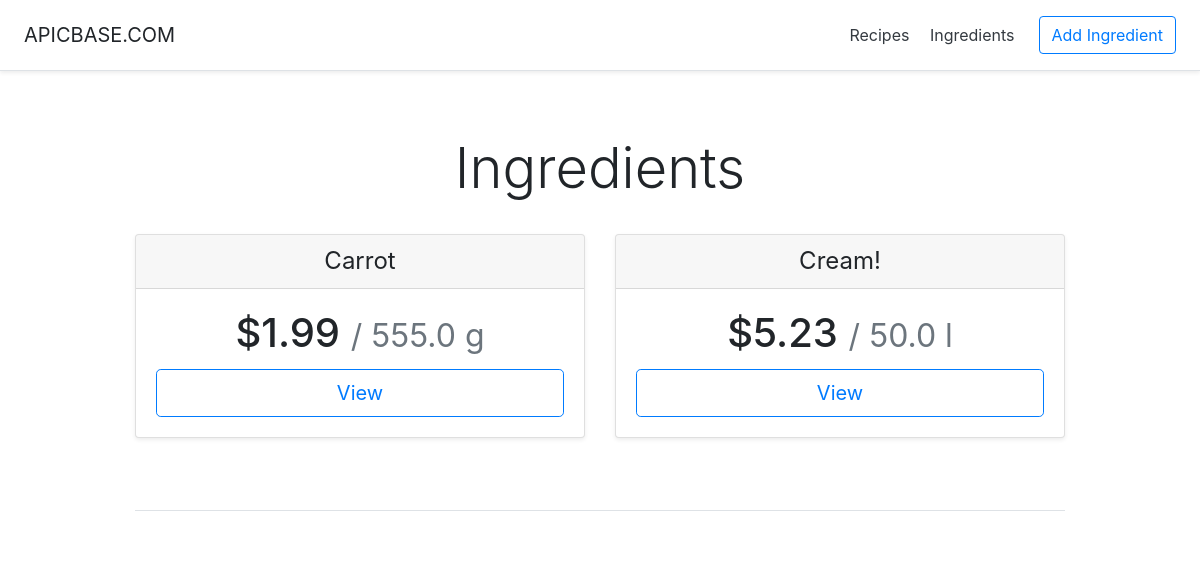
Page /recipeManager/ingredients/ on the earlier database version.
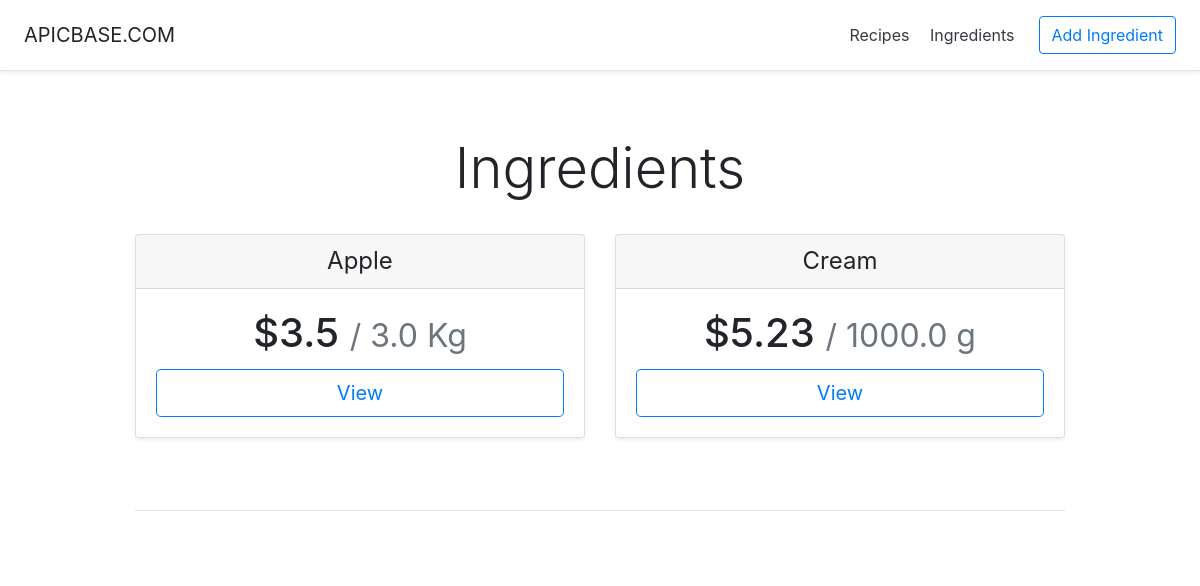
Same page on the later database version.
### recipeManager/models.py (models this page shows, shortened)
class Ingredient(models.Model):
    id = models.AutoField(primary_key=True)
    name = models.CharField(max_length=200)
    cost = models.FloatField()
    amount = models.FloatField()
    GRAMS='g'
    KILOGRAMS='Kg'
    CENTILITER='cl'
    LITER='l'
    UNIT_CHOICES = (
        (GRAMS, 'Grams'),
        (KILOGRAMS, 'Kilograms'),
        (CENTILITER, 'Centiliter'),
        (LITER, 'Liter')
    )
    unit = models.CharField(
        max_length=2,
        choices=UNIT_CHOICES,
        default=GRAMS,
    )

### recipeManager/views.py (the view)
# urls.py: path('ingredients/', views.IngredientsView.as_view(), name='ingredients'),
class IngredientsView(generic.ListView):
    template_name = 'recipeManager/ingredients.html'
    context_object_name = 'ingredients_list'
    def get_queryset(self):
        return Ingredient.objects.all()

### recipeManager/templates/recipeManager/ingredients.html (shortened to what this page needs)
<!DOCTYPE html>
<html lang="en"><head><meta http-equiv="Content-Type" content="text/html; charset=UTF-8">
    {% load static %}
    <link href="{%static 'recipeManager/bootstrap.min.css'%}" rel="stylesheet">
    {% load static %}
    <link href="{% static 'recipeManager/pricing.css' %}" rel="stylesheet">
  </head>
  <body>
    <div class="d-flex flex-column flex-md-row align-items-center p-3 px-md-4 mb-3 bg-white border-bottom shadow-sm">
  <h5 class="my-0 mr-md-auto font-weight-normal">APICBASE.COM</h5>
  <nav class="my-2 my-md-0 mr-md-3">
    <a class="p-2 text-dark" href="{% url 'recipeManager:index' %}">Recipes</a>
    <a class="p-2 text-dark" href="{% url 'recipeManager:ingredients' %}">Ingredients</a>
  </nav>
  <a class="btn btn-outline-primary" href="https://getbootstrap.com/docs/4.3/examples/pricing/#">Add Ingredient</a>
</div>
<div class="pricing-header px-3 py-3 pt-md-5 pb-md-4 mx-auto text-center">
  <h1 class="display-4">Ingredients</h1>
</div>
<div class="container">
  <div class="card-deck mb-3 text-center">
    {% if ingredients_list %}
      {% for ingredient in ingredients_list %}
        <div class="card mb-4 shadow-sm">
          <div class="card-header">
            <h4 class="my-0 font-weight-normal">{{ ingredient.name }}</h4>
          </div>
          <div class="card-body">
            <h1 class="card-title pricing-card-title">${{ ingredient.cost }} <small class="text-muted">/ {{ ingredient.amount }} {{ ingredient.unit }}</small></h1>
            <a href="{% url 'recipeManager:ingredientDetail' ingredient.id %}"><button type="button" class="btn btn-lg btn-block btn-outline-primary">View</button></a>
          </div>
        </div>
      {% endfor %}
    {% else %}
      <p><strong>No ingredients available.</strong></p>
    {% endif %}
  </div>
  <footer class="pt-4 my-md-5 pt-md-5 border-top">
  </footer>
</div>
</body></html>

### recipeManager/static/recipeManager/pricing.css (style rules this page uses)
html { font-size: 14px; }
@media (min-width: 768px) { html { font-size: 16px; } }
.container { max-width: 960px; }
.pricing-header { max-width: 700px; }
.card-deck .card { min-width: 220px; }

Differences in the rows shown:
changed Ingredient: name "Carrot" → "Apple"; cost "1.99" → "3.5"; amount "555.0" → "3.0"; unit "g" → "Kg"
changed Ingredient: name "Cream!" → "Cream"; amount "50.0" → "1000.0"; unit "l" → "g"
